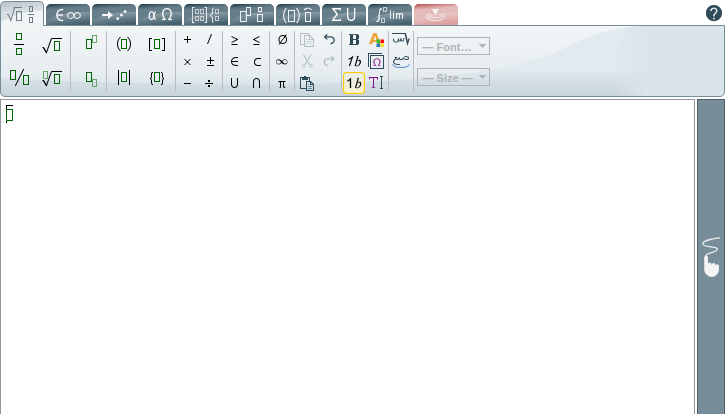
#> input picture tools/ref-shots/ref_tab0_dsf1.png, 725 x 414 px
$ python cmp.py ref-shots/ref_tab0_dsf1.png ref-shots/ref_tab1_dsf1.png out.png 5
#> lines starting #> are read from the running program, lines starting #| are printed output that depends on the picture
"""Compare two images: python3 tools/cmp.py ref.png ours.png out.png [scale]. Prints mean abs diff, writes stacked ref/ours/diff."""
import sys
from PIL import Image, ImageChops
a = Image.open(sys.argv[1]).convert('RGB')
#> a is the input picture: PIL image 725x414 RGB; mean R, G, B 240, 242.5, 243.5
b = Image.open(sys.argv[2]).convert('RGB')
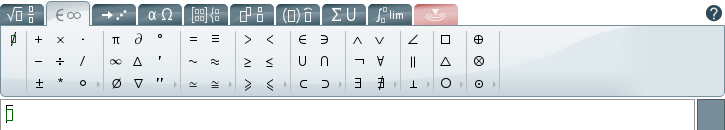
#> input picture tools/ref-shots/ref_tab1_dsf1.png, 725 x 130 px
#> b is the input picture: PIL image 725x130 RGB; mean R, G, B 220.2, 226, 229
w = min(a.width, b.width); h = min(a.height, b.height)
#> after `w = min(a.width, b.width)`: w = 725
#> after `h = min(a.height, b.height)`: h = 130
a = a.crop((0, 0, w, h)); b = b.crop((0, 0, w, h))
#> after `a = a.crop((0, 0, w, h))`:
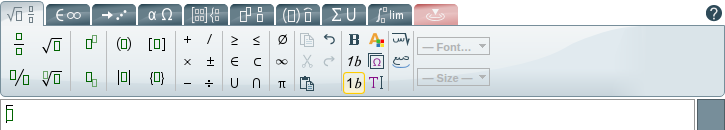
#> a: PIL image 725x130 RGB; mean R, G, B 219.2, 225.2, 227.6
d = ImageChops.difference(a, b)
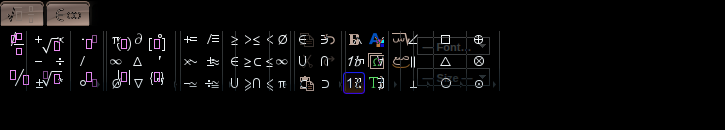
#> d: PIL image 725x130 RGB; mean R, G, B 8.9, 8.2, 8.7
px = list(d.getdata())
#> px = 94250 items
mean = sum(sum(p) for p in px) / (3 * len(px))
#> mean = 8.63
bad = sum(1 for p in px if max(p) > 40) / len(px)
#> bad = 0.0726
print('mean abs diff %.2f  pixels>40: %.2f%%' % (mean, bad * 100))
#| mean abs diff 8.63  pixels>40: 7.26%
s = int(sys.argv[4]) if len(sys.argv) > 4 else 1
out = Image.new('RGB', (w * s, h * s * 3 + 4), (255, 0, 255))
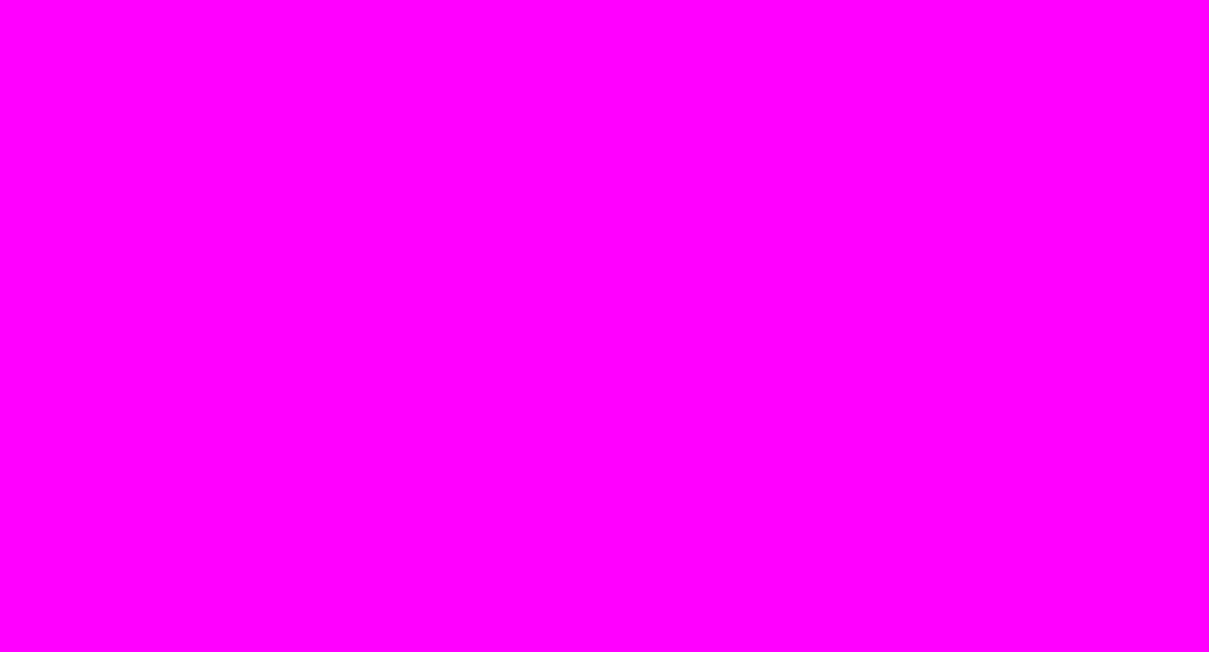
#> out: PIL image 3625x1954 RGB (shown at 1/3 size); mean R, G, B 255, 0, 255
for i, im in enumerate((a, b, d.point(lambda v: min(255, v * 3)))):
    out.paste(im.resize((w * s, h * s), Image.NEAREST), (0, i * (h * s + 2)))
#> this loop made 3 passes
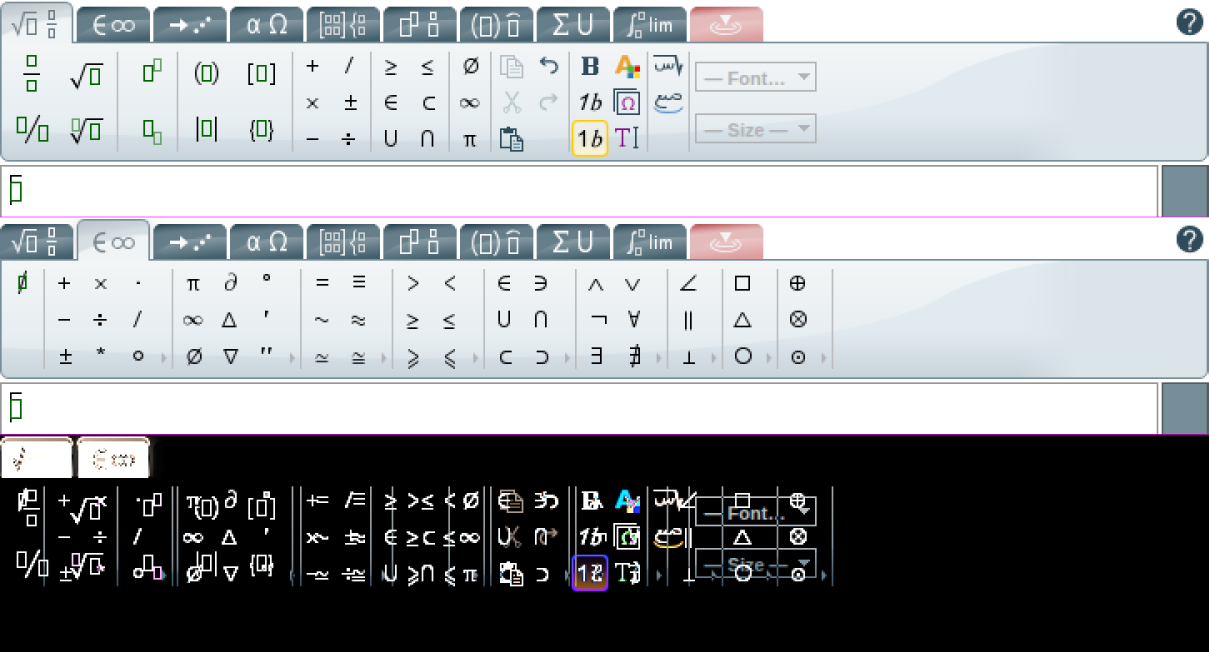
#> out: PIL image 3625x1954 RGB (shown at 1/3 size); mean R, G, B 152.2, 155.6, 158
out.save(sys.argv[3])
